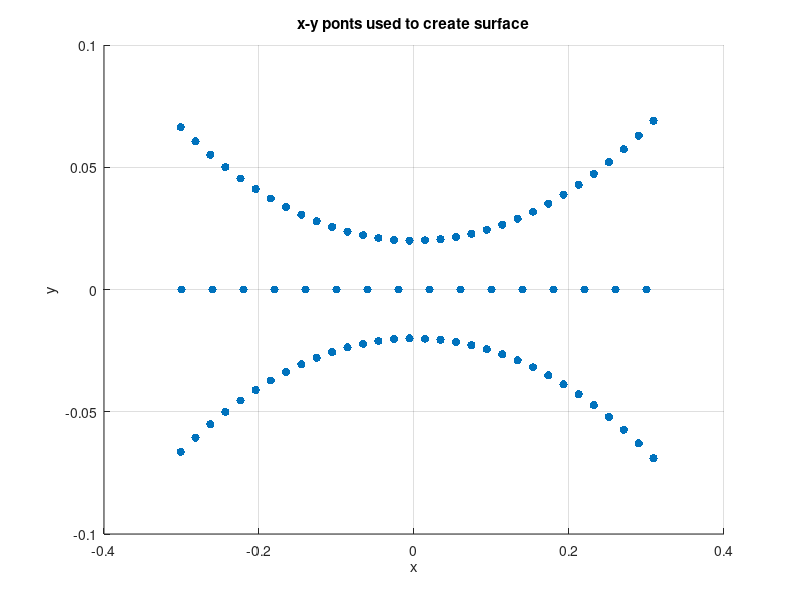

Here is the MATLAB script that generated this plot: (Note: this script raises an error after producing the figure.)
%% regularizeNd can handle issues near convex hull that scatteredInterpolant can't
%
% This example was adapted from the scatteredInterpolant examples from
% Mathworks.
%
% This example shows an interpolated surface that deteriorates near the
% convex hull for scatteredInterpolant. regularizeNd can approximate the
% surface hear the convex hull without problem. Note that regularizeNd is
% not an interpolant. It is a fitting algorithm. The surface is an
% approximation and not an interpolated surface.

clc; clear; close all;
%% 
% Create a sample data set that will exhibit problems near the boundary.
t = 0.4*pi:0.02:0.6*pi;
x1 = cos(t)';
y1 = sin(t)'-1.02;
x2 = x1;
y2 = y1*(-1);
x3 = linspace(-0.3,0.3,16)';
y3 = zeros(16,1);
x = [x1;x2;x3];
y = [y1;y2;y3];
scatter(x,y, 'filled')
xlabel('x'); ylabel('y');
grid on;
title('x-y ponts used to create surface');

%%
% Now lift these sample points onto the surface $z = x^{2}+y^{2}$ and interpolate the surface.
z = x.^2 + y.^2;
F = scatteredInterpolant(x,y,z);

[xi,yi] = ndgrid(-0.3:.02:0.3, -0.0688:0.01:0.0688);

xGrid = {linspace(min(x)-eps(min(x)), max(x)+eps(max(x)), 20), linspace(min(y)-eps(min(y)), max(y)+eps(max(y)), 21)};
zGrid = regularizeNd([x,y], z, xGrid, [0.001, 0.005], 'linear');
F2 = griddedInterpolant(xGrid, zGrid, 'linear');

zi = F(xi,yi);
zi2 = F2(xi,yi);

figure;
mesh(xi,yi,zi)
hold all
surf(xi,yi, zi2)
xlabel('X','fontweight','b'), ylabel('Y','fontweight','b') 
zlabel('Value - V','fontweight','b')
title('scatteredInterpolant vs. Regularized Surface');
legend({'scatteredInterpolant Surface', 'regularized surface'}, 'location', 'best')
%%
% The actual surface is:
zi = xi.^2 + yi.^2;
figure
mesh(xi,yi,zi)
title('Actual Surface')


%%
% To understand why the interpolating surface deteriorates near the
% boundary, it is helpful to look at the underlying triangulation:
dt = delaunayTriangulation(x,y);
figure
plot(x,y,'*r')
axis equal
hold on
triplot(dt)
plot(x1,y1,'-r')
plot(x2,y2,'-r')
title('Triangulation Used to Create the scatteredInterpolant')
hold off

%%
% The triangles within the red boundaries are relatively well shaped; they
% are constructed from points that are in close proximity and the
% interpolation works well in this region. Outside the red boundary, the
% triangles are sliver-like and connect points that are remote from each
% other. There is not sufficient sampling to accurately capture the
% surface, so it is not surprising that the results in these regions are
% poor. In 3-D, visual inspection of the triangulation gets a bit trickier,
% but looking at the point distribution can often help illustrate potential
% problems.